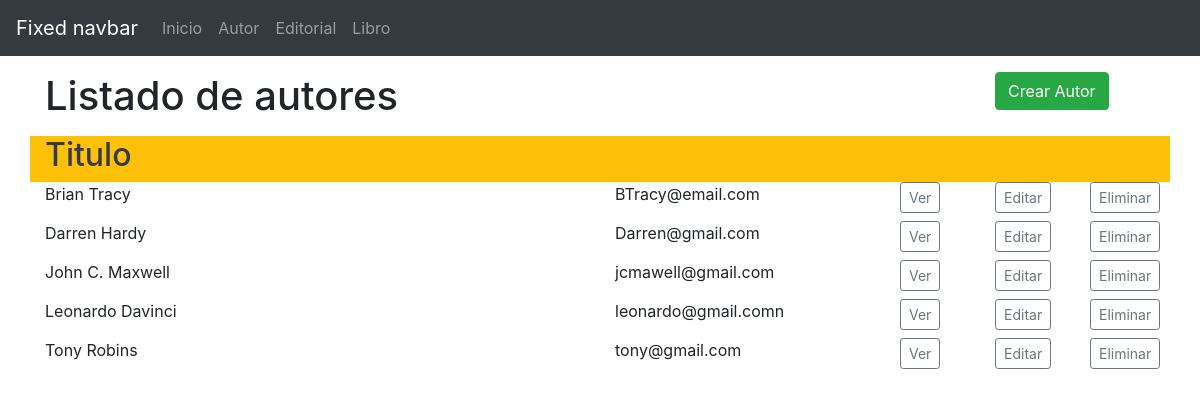
The page /autores/ on the database its author committed.
### libros/models.py (models this page shows, shortened)
class Autor(models.Model):
    nombre = models.CharField(max_length=50)
    email = models.CharField(max_length=50)
    class Meta:
        ordering = ['nombre']

### libros/views.py (the view)
# urls.py: path('autores/', views.Autores, name='autores'),
def Autores(request):
    autores = Autor.objects.all()
    context = {
        'autores': autores
    }
    return render(request, 'libros/autores.html', context)

### libros/templates/libros/autores.html
{% extends "main.html" %}
{% block content %}
       <div class="row  mb-2">
          <div class="col-md-10"><h1>Listado de autores</h1></div>
          <div class="col-md-2"><a class="btn btn-success" href="{% url 'crear-autor' %}" role="button">Crear Autor</a></div>
       </div>
        <div class="row bg-warning text-dark">
            <div class="col-md-6"><h2>Titulo</h2></div>
            <div class="col-md-2"></div>
            <div class="col-md-2"></div>
            <div class="col-md-2"></div>
          </div>
{% for autor in autores  %}
          <div class="row  mb-2">
            <div class="col-md-6 ">{{ autor.nombre }}</div>
            <div class="col-md-3 ">{{ autor.email }}</div>
            <div class="col-md-1"><a class="btn btn-outline-secondary btn-sm" href="#" role="button">Ver</a></div>
            <div class="col-md-1"><a class="btn btn-outline-secondary btn-sm" href="#" role="button">Editar</a></div>
            <div class="col-md-1"><a class="btn btn-outline-secondary btn-sm" href="#" role="button">Eliminar</a></div>
          </div>
{% endfor %}
{% endblock %}

### templates/main.html (shortened to what this page needs)
<!doctype html>
<html lang="en">
  <head>
    <link rel="stylesheet" href="https://stackpath.bootstrapcdn.com/bootstrap/4.1.3/css/bootstrap.min.css">
  </head>
  <body>
    {% include 'navbar.html' %}
    <br />
    <br />
    <br />
    <main role="main" class="container">
  {% block content %}
  {% endblock content %}
    </main>
  </body>
</html>

### templates/navbar.html (shortened to what this page needs)
<nav class="navbar navbar-expand-md navbar-dark fixed-top bg-dark">
    <a class="navbar-brand" href="#">Fixed navbar</a>
    <div class="collapse navbar-collapse" id="navbarCollapse">
      <ul class="navbar-nav mr-auto">
        <li class="nav-item"><a class="nav-link" href="{% url 'index' %}">Inicio</a></li>
        <li class="nav-item"><a class="nav-link" href="{% url 'autores' %}">Autor</a></li>
        <li class="nav-item"><a class="nav-link" href="{% url 'editoriales' %}">Editorial</a></li>
        <li class="nav-item"><a class="nav-link" href="{% url 'libros' %}">Libro</a></li>
      </ul>
    </div>
</nav>

### rows shown on the page
Autor: nombre "Brian Tracy", email "BTracy@email.com"
Autor: nombre "Darren Hardy", email "Darren@gmail.com"
Autor: nombre "John C. Maxwell", email "jcmawell@gmail.com"
Autor: nombre "Leonardo Davinci", email "leonardo@gmail.comn"
Autor: nombre "Tony Robins", email "tony@gmail.com"
